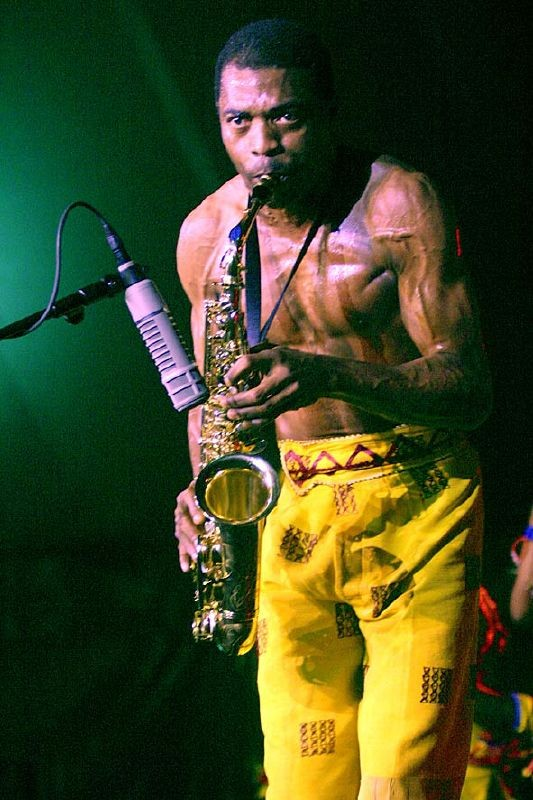
#> input picture data/afrocover/test/lagos_Femi_Kuti_2.jpg_3748.jpg, 533 x 800 px; its folder holds 4 pictures in this run
$ python preprocess_data.py --task afrocover --input_dir ../data/afrocover/test --output_dir out
#> lines starting #> are read from the running program, lines starting #| are printed output that depends on the picture
"""
Data Preprocessing Scripts for LagosGAN

This module contains scripts for preparing and augmenting datasets for both
AfroCover and Lagos2Duplex models.
"""

import os
import json
import shutil
from pathlib import Path
from PIL import Image, ImageOps
import numpy as np
from typing import List, Dict, Tuple
import argparse


class DatasetPreprocessor:
    """Base class for dataset preprocessing"""

    def __init__(self, input_dir: str, output_dir: str, image_size: int = 256):
        self.input_dir = Path(input_dir)
        self.output_dir = Path(output_dir)
        self.image_size = image_size

        # Create output directory
        self.output_dir.mkdir(parents=True, exist_ok=True)

        # Supported image formats
        self.supported_formats = {'.jpg', '.jpeg', '.png', '.bmp', '.tiff', '.webp'}

        # Metadata storage
        self.metadata = {}

    def validate_image(self, image_path: Path) -> bool:
        """Validate if image is processable"""
        try:
            # Check file extension
            if image_path.suffix.lower() not in self.supported_formats:
                return False

            # Try to open and validate image
            with Image.open(image_path) as img:
                # Check if image is valid
                img.verify()

                # Re-open for size check (verify() closes the image)
                with Image.open(image_path) as img:
                    width, height = img.size

                    # Check minimum size requirements
                    if min(width, height) < 64:
                        print(f"Image too small: {image_path} ({width}x{height})")
                        return False

                    return True

        except Exception as e:
            print(f"Invalid image {image_path}: {e}")
            return False

    # [50 lines left out: functions preprocess_image, resize_and_crop, enhance_image, not called in this run]

    def save_metadata(self):
        """Save metadata to JSON file"""
        metadata_path = self.output_dir / 'metadata.json'
        with open(metadata_path, 'w') as f:
            json.dump(self.metadata, f, indent=2)
        print(f"Metadata saved to: {metadata_path}")


class AfroCoverPreprocessor(DatasetPreprocessor):
    """Preprocessor for AfroCover album cover dataset"""

    def __init__(self, input_dir: str, output_dir: str, image_size: int = 256):
        super().__init__(input_dir, output_dir, image_size)

        # Create split directories
        for split in ['train', 'val', 'test']:
            (self.output_dir / split).mkdir(exist_ok=True)

    def process_dataset(self, train_ratio: float = 0.8, val_ratio: float = 0.1):
        """Process the entire AfroCover dataset"""
        print(f"Processing AfroCover dataset from: {self.input_dir}")

        # Find all images
        image_paths = []
        for ext in self.supported_formats:
            image_paths.extend(self.input_dir.glob(f"**/*{ext}"))
            image_paths.extend(self.input_dir.glob(f"**/*{ext.upper()}"))

        # Validate images
        valid_images = [path for path in image_paths if self.validate_image(path)]
        print(f"Found {len(valid_images)} valid images out of {len(image_paths)} total")

        # Shuffle and split
        np.random.shuffle(valid_images)

        n_train = int(len(valid_images) * train_ratio)
        n_val = int(len(valid_images) * val_ratio)

        splits = {
            'train': valid_images[:n_train],
            'val': valid_images[n_train:n_train + n_val],
            'test': valid_images[n_train + n_val:]
        }

        # Process each split
        processed_counts = {}
        for split_name, split_images in splits.items():
            print(f"\nProcessing {split_name} split ({len(split_images)} images)...")

            split_dir = self.output_dir / split_name
            processed_count = 0

            for i, image_path in enumerate(split_images):
                output_filename = f"afrocover_{split_name}_{i:05d}.jpg"
                output_path = split_dir / output_filename

                if self.preprocess_image(image_path, output_path):
                    # Store metadata
                    self.metadata[output_filename] = {
                        'original_path': str(image_path),
                        'split': split_name,
                        'license': 'CC-BY',  # Update based on actual licensing
                        'source': 'curated_african_album_covers'
                    }
                    processed_count += 1

                if (i + 1) % 100 == 0:
                    print(f"  Processed {i + 1}/{len(split_images)} images")

            processed_counts[split_name] = processed_count
            print(f"  {split_name}: {processed_count} images processed")

        # Save metadata
        self.save_metadata()

        print(f"\nAfroCover dataset processing complete:")
        for split_name, count in processed_counts.items():
            print(f"  {split_name}: {count} images")


class Lagos2DuplexPreprocessor(DatasetPreprocessor):
    """Preprocessor for Lagos2Duplex dataset"""

    # [132 lines left out: functions __init__, process_dataset, create_augmented_dataset, not called in this run]


def main():
    """Main function for dataset preprocessing"""
    parser = argparse.ArgumentParser(description='LagosGAN Dataset Preprocessing')
    parser.add_argument('--task', choices=['afrocover', 'lagos2duplex', 'augment'],
                        required=True, help='Preprocessing task')
    parser.add_argument('--input_dir', type=str, required=True,
                        help='Input directory containing raw images')
    parser.add_argument('--output_dir', type=str, required=True,
                        help='Output directory for processed images')
    parser.add_argument('--image_size', type=int, default=256,
                        help='Target image size')
    parser.add_argument('--train_ratio', type=float, default=0.8,
                        help='Training set ratio')
    parser.add_argument('--val_ratio', type=float, default=0.1,
                        help='Validation set ratio')
    parser.add_argument('--num_augmentations', type=int, default=3,
                        help='Number of augmentations per image (for augment task)')

    args = parser.parse_args()

    print(f"Starting {args.task} preprocessing...")

    if args.task == 'afrocover':
        preprocessor = AfroCoverPreprocessor(
            args.input_dir,
            args.output_dir,
            args.image_size
        )
        preprocessor.process_dataset(args.train_ratio, args.val_ratio)
#> in validate_image, img is the input picture: PIL image 533x800 RGB; mean R, G, B 63.5, 71.2, 35
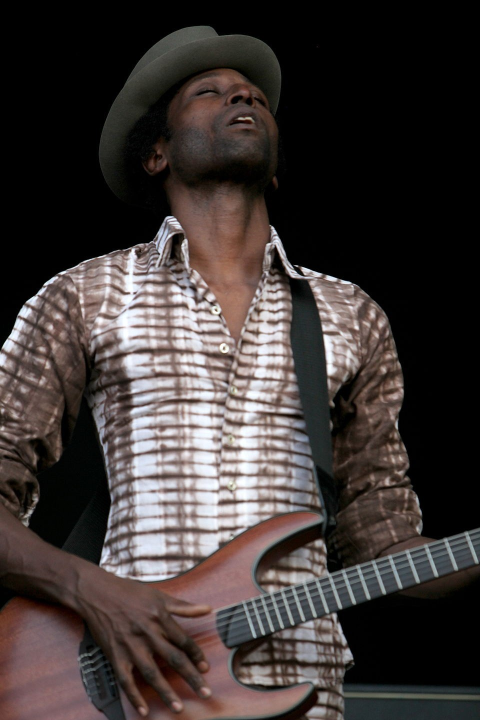
#> input picture data/afrocover/test/lagos_Keziah_Jones-IMG_5239.jpg_9314.jpg, 960 x 1440 px (shown at 1/2 size)
#> in validate_image, img is the input picture: PIL image 960x1440 RGB; mean R, G, B 63.3, 55.8, 54.2
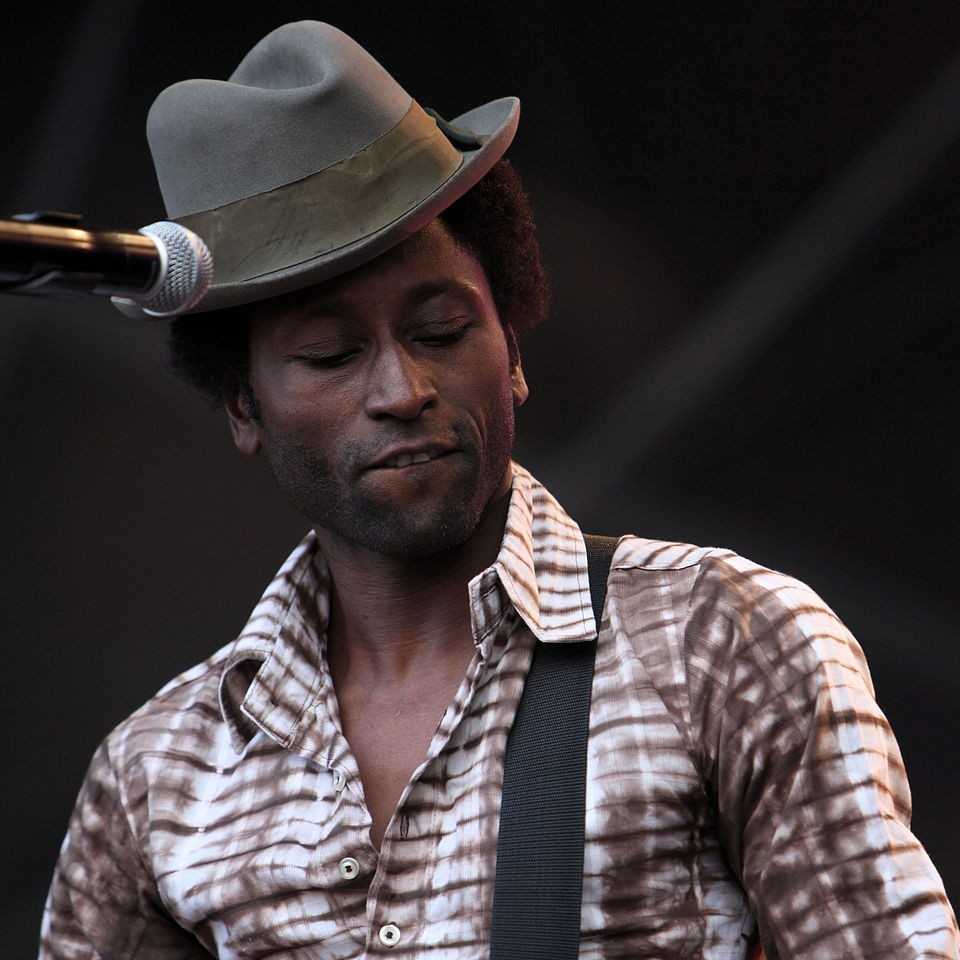
#> input picture data/afrocover/test/lagos_Keziah_Jones-IMG_5257.jpg_3976.jpg, 960 x 960 px
#> in validate_image, img is the input picture: PIL image 960x960 RGB; mean R, G, B 65.2, 57.8, 59.3
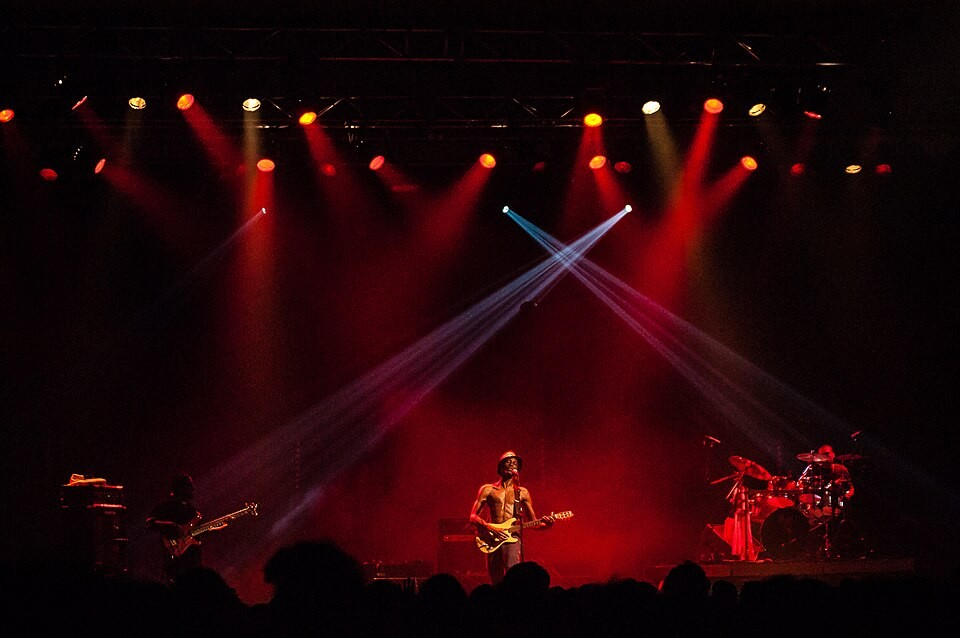
#> input picture data/afrocover/test/lagos_Keziah_Jones_DSC_3348EC.jpg_4030.jpg, 960 x 638 px
#> in validate_image, img is the input picture: PIL image 960x638 RGB; mean R, G, B 34.8, 5, 8

    elif args.task == 'lagos2duplex':
        preprocessor = Lagos2DuplexPreprocessor(
            args.input_dir,
            args.output_dir,
            args.image_size
        )
        preprocessor.process_dataset(args.train_ratio, args.val_ratio)

    elif args.task == 'augment':
        create_augmented_dataset(
            args.input_dir,
            args.output_dir,
            args.num_augmentations
        )

    print("Preprocessing complete!")


if __name__ == "__main__":
    main()
